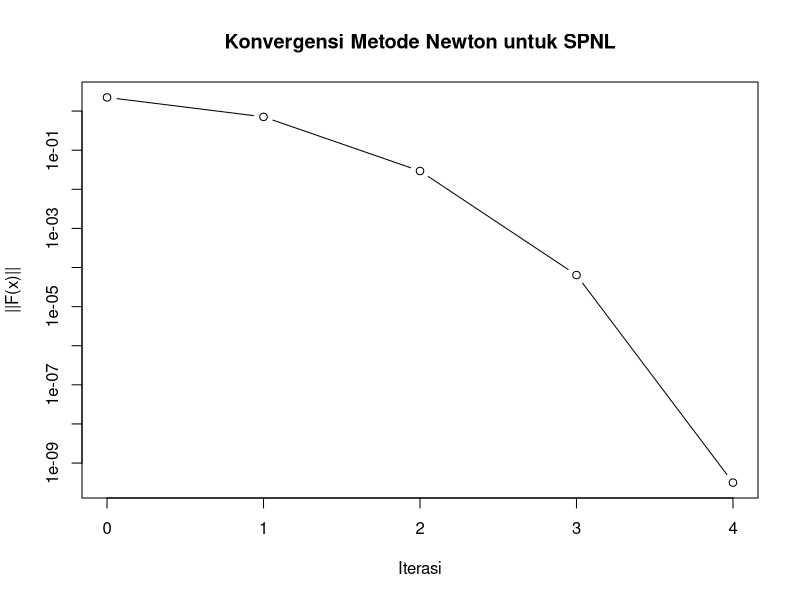
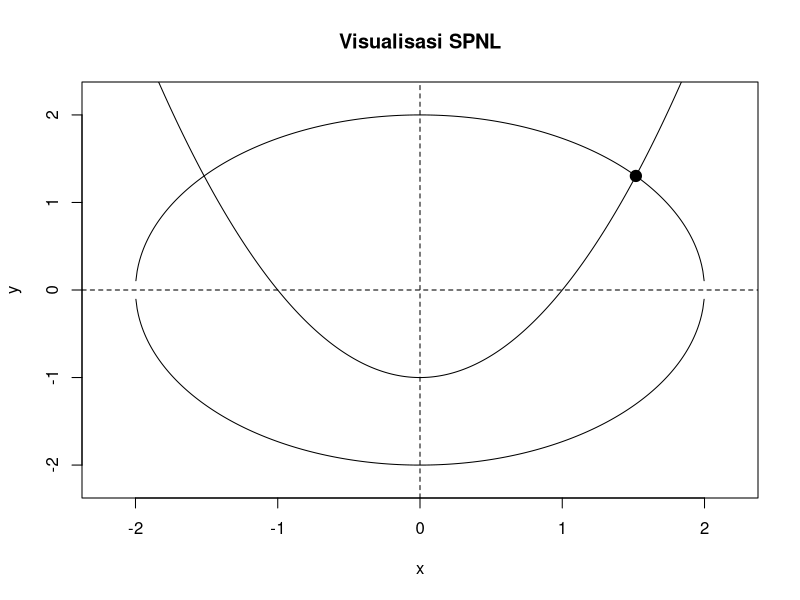

Recreate these plots in R, in order.
## ---- chunk 1
F <- function(x) {
  c(
    x[1]^2 + x[2]^2 - 4,
    x[1]^2 - x[2] - 1
  )
}

J <- function(x) {
  matrix(
    c(
      2*x[1], 2*x[2],
      2*x[1], -1
    ),
    nrow = 2,
    byrow = TRUE
  )
}
## ---- chunk 2
x <- c(1, 1)

F(x)
J(x)
## ---- chunk 3
newton_spnl <- function(F, J, x0, tol = 1e-8, max_iter = 100) {
  
  x <- x0
  
  history <- data.frame(
    iter = 0,
    x1 = x[1],
    x2 = x[2],
    norm_F = sqrt(sum(F(x)^2))
  )
  
  for (k in 1:max_iter) {
    
    Fx <- F(x)
    Jx <- J(x)
    
    # Menyelesaikan J(x) delta = -F(x)
    delta <- solve(Jx, -Fx)
    
    # Update
    x_new <- x + delta
    
    # Simpan hasil
    history <- rbind(
      history,
      data.frame(
        iter = k,
        x1 = x_new[1],
        x2 = x_new[2],
        norm_F = sqrt(sum(F(x_new)^2))
      )
    )
    
    # Kriteria berhenti
    if (sqrt(sum(F(x_new)^2)) < tol) {
      return(
        list(
          solution = x_new,
          iterations = k,
          history = history,
          converged = TRUE
        )
      )
    }
    
    x <- x_new
  }
  
  list(
    solution = x,
    iterations = max_iter,
    history = history,
    converged = FALSE
  )
}
## ---- chunk 4
hasil <- newton_spnl(
  F = F,
  J = J,
  x0 = c(1, 1)
)

hasil$solution
## ---- chunk 5
hasil$iterations
## ---- chunk 6
hasil$converged
## ---- chunk 7
hasil$history
## ---- chunk 8
plot(
  hasil$history$iter,
  hasil$history$norm_F,
  type = "b",
  log = "y",
  xlab = "Iterasi",
  ylab = "||F(x)||",
  main = "Konvergensi Metode Newton untuk SPNL"
)
## ---- chunk 9
hasil$solution
## ---- chunk 10
F(hasil$solution)
## ---- chunk 11
sqrt(sum(F(hasil$solution)^2))
## ---- chunk 12
x_grid <- seq(-2.2, 2.2, length.out = 500)

y_circle <- sqrt(4 - x_grid^2)
y_circle_lower <- -sqrt(4 - x_grid^2)

y_parabola <- x_grid^2 - 1

plot(
  x_grid,
  y_circle,
  type = "l",
  xlab = "x",
  ylab = "y",
  ylim = c(-2.2, 2.2),
  main = "Visualisasi SPNL"
)

lines(x_grid, y_circle_lower)
lines(x_grid, y_parabola)

points(
  hasil$solution[1],
  hasil$solution[2],
  pch = 19,
  cex = 1.5
)

abline(h = 0, v = 0, lty = 2)
## ---- chunk 13
starts <- list(
  c(1, 1),
  c(-1, 1),
  c(2, 1),
  c(-2, 1)
)

lapply(
  starts,
  function(x0) {
    hasil <- newton_spnl(F, J, x0)
    c(
      x1 = hasil$solution[1],
      x2 = hasil$solution[2],
      iterasi = hasil$iterations,
      konvergen = hasil$converged
    )
  }
)
## ---- chunk 14
initial_values <- list(
  c(1, 1),
  c(-1, 1),
  c(1, -1),
  c(-1, -1),
  c(2, 2),
  c(-2, 2)
)

solutions <- lapply(
  initial_values,
  function(x0) {
    res <- newton_spnl(F, J, x0)
    
    data.frame(
      x0 = paste(x0, collapse = ", "),
      x = res$solution[1],
      y = res$solution[2],
      iterasi = res$iterations,
      konvergen = res$converged
    )
  }
)

do.call(rbind, solutions)
## ---- chunk 15
sqrt(sum(F(x)^2)) < 1e-8
## ---- chunk 16
det(J(c(1, 1)))
## ---- chunk 17
kappa(J(c(1, 1)))
## ---- chunk 18
grid <- expand.grid(
  x0 = seq(-2, 2, by = 0.5),
  y0 = seq(-2, 2, by = 0.5)
)

results <- lapply(
  1:nrow(grid),
  function(i) {
    
    x0 <- c(grid$x0[i], grid$y0[i])
    
    res <- tryCatch(
      newton_spnl(F, J, x0),
      error = function(e) NULL
    )
    
    if (is.null(res)) {
      return(
        data.frame(
          x0 = x0[1],
          y0 = x0[2],
          x = NA,
          y = NA,
          iterasi = NA,
          konvergen = FALSE
        )
      )
    }
    
    data.frame(
      x0 = x0[1],
      y0 = x0[2],
      x = res$solution[1],
      y = res$solution[2],
      iterasi = res$iterations,
      konvergen = res$converged
    )
  }
)

results <- do.call(rbind, results)

head(results)
